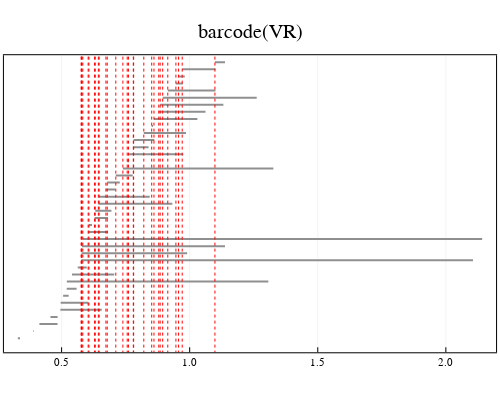

Notebook code cell kept with this figure:
### Markdown cell above
### Explore results of the second extension method.

### Code cell
plot_pY(extension_to_VR_Q)

### Figure 1 — Plotly figure (JSON) as saved in the notebook; plotly's stock layout.template omitted (floating-point values rounded to 4 significant figures)
{"data": [{"colorbar": {"title": ""}, "hoverinfo": "text", "legendgroup": "y1", "line": {"color": "rgba(143, 143, 143, 1.000)", "dash": "solid", "shape": "linear", "width": null}, "mode": "lines", "name": "y1", "showlegend": true, "text": ["class 1", "class 1"], "type": "scatter", "x": [0.3292, 0.3376], "xaxis": "x1", "y": [1, 1], "yaxis": "y1", "zmax": null, "zmin": null}, {"colorbar": {"title": ""}, "hoverinfo": "text", "legendgroup": "y2", "line": {"color": "rgba(143, 143, 143, 1.000)", "dash": "solid", "shape": "linear", "width": null}, "mode": "lines", "name": "y2", "showlegend": true, "text": ["class 2", "class 2"], "type": "scatter", "x": [0.3901, 0.3921], "xaxis": "x1", "y": [2, 2], "yaxis": "y1", "zmax": null, "zmin": null}, {"colorbar": {"title": ""}, "hoverinfo": "text", "legendgroup": "y3", "line": {"color": "rgba(143, 143, 143, 1.000)", "dash": "solid", "shape": "linear", "width": null}, "mode": "lines", "name": "y3", "showlegend": true, "text": ["class 3", "class 3"], "type": "scatter", "x": [0.4133, 0.484], "xaxis": "x1", "y": [3, 3], "yaxis": "y1", "zmax": null, "zmin": null}, {"colorbar": {"title": ""}, "hoverinfo": "text", "legendgroup": "y4", "line": {"color": "rgba(143, 143, 143, 1.000)", "dash": "solid", "shape": "linear", "width": null}, "mode": "lines", "name": "y4", "showlegend": true, "text": ["class 4", "class 4"], "type": "scatter", "x": [0.4566, 0.4844], "xaxis": "x1", "y": [4, 4], "yaxis": "y1", "zmax": null, "zmin": null}, {"colorbar": {"title": ""}, "hoverinfo": "text", "legendgroup": "y5", "line": {"color": "rgba(143, 143, 143, 1.000)", "dash": "solid", "shape": "linear", "width": null}, "mode": "lines", "name": "y5", "showlegend": true, "text": ["class 12", "class 12"], "type": "scatter", "x": [0.4952, 0.6567], "xaxis": "x1", "y": [5, 5], "yaxis": "y1", "zmax": null, "zmin": null}, {"colorbar": {"title": ""}, "hoverinfo": "text", "legendgroup": "y6", "line": {"color": "rgba(143, 143, 143, 1.000)", "dash": "solid", "shape": "linear", "width": null}, "mode": "lines", "name": "y6", "showlegend": true, "text": ["class 13", "class 13"], "type": "scatter", "x": [0.4964, 0.6045], "xaxis": "x1", "y": [6, 6], "yaxis": "y1", "zmax": null, "zmin": null}, {"colorbar": {"title": ""}, "hoverinfo": "text", "legendgroup": "y7", "line": {"color": "rgba(143, 143, 143, 1.000)", "dash": "solid", "shape": "linear", "width": null}, "mode": "lines", "name": "y7", "showlegend": true, "text": ["class 14", "class 14"], "type": "scatter", "x": [0.506, 0.5275], "xaxis": "x1", "y": [7, 7], "yaxis": "y1", "zmax": null, "zmin": null}, {"colorbar": {"title": ""}, "hoverinfo": "text", "legendgroup": "y8", "line": {"color": "rgba(143, 143, 143, 1.000)", "dash": "solid", "shape": "linear", "width": null}, "mode": "lines", "name": "y8", "showlegend": true, "text": ["class 5", "class 5"], "type": "scatter", "x": [0.52, 0.5586], "xaxis": "x1", "y": [8, 8], "yaxis": "y1", "zmax": null, "zmin": null}, {"colorbar": {"title": ""}, "hoverinfo": "text", "legendgroup": "y9", "line": {"color": "rgba(143, 143, 143, 1.000)", "dash": "solid", "shape": "linear", "width": null}, "mode": "lines", "name": "y9", "showlegend": true, "text": ["class 39", "class 39"], "type": "scatter", "x": [0.5204, 1.307], "xaxis": "x1", "y": [9, 9], "yaxis": "y1", "zmax": null, "zmin": null}, {"colorbar": {"title": ""}, "hoverinfo": "text", "legendgroup": "y10", "line": {"color": "rgba(143, 143, 143, 1.000)", "dash": "solid", "shape": "linear", "width": null}, "mode": "lines", "name": "y10", "showlegend": true, "text": ["class 15", "class 15"], "type": "scatter", "x": [0.5404, 0.7054], "xaxis": "x1", "y": [10, 10], "yaxis": "y1", "zmax": null, "zmin": null}, {"colorbar": {"title": ""}, "hoverinfo": "text", "legendgroup": "y11", "line": {"color": "rgba(143, 143, 143, 1.000)", "dash": "solid", "shape": "linear", "width": null}, "mode": "lines", "name": "y11", "showlegend": true, "text": ["class 16", "class 16"], "type": "scatter", "x": [0.563, 0.598], "xaxis": "x1", "y": [11, 11], "yaxis": "y1", "zmax": null, "zmin": null}, {"colorbar": {"title": ""}, "hoverinfo": "text", "legendgroup": "y12", "line": {"color": "rgba(143, 143, 143, 1.000)", "dash": "solid", "shape": "linear", "width": null}, "mode": "lines", "name": "y12", "showlegend": true, "text": ["class 40", "class 40"], "type": "scatter", "x": [0.5761, 2.106], "xaxis": "x1", "y": [12, 12], "yaxis": "y1", "zmax": null, "zmin": null}, {"colorbar": {"title": ""}, "hoverinfo": "text", "legendgroup": "y13", "line": {"color": "rgba(143, 143, 143, 1.000)", "dash": "solid", "shape": "linear", "width": null}, "mode": "lines", "name": "y13", "showlegend": true, "text": ["class 17", "class 17"], "type": "scatter", "x": [0.5778, 0.9901], "xaxis": "x1", "y": [13, 13], "yaxis": "y1", "zmax": null, "zmin": null}, {"colorbar": {"title": ""}, "hoverinfo": "text", "legendgroup": "y14", "line": {"color": "rgba(143, 143, 143, 1.000)", "dash": "solid", "shape": "linear", "width": null}, "mode": "lines", "name": "y14", "showlegend": true, "text": ["class 37", "class 37"], "type": "scatter", "x": [0.5792, 1.138], "xaxis": "x1", "y": [14, 14], "yaxis": "y1", "zmax": null, "zmin": null}, {"colorbar": {"title": ""}, "hoverinfo": "text", "legendgroup": "y15", "line": {"color": "rgba(143, 143, 143, 1.000)", "dash": "solid", "shape": "linear", "width": null}, "mode": "lines", "name": "y15", "showlegend": true, "text": ["class 38", "class 38"], "type": "scatter", "x": [0.5827, 2.142], "xaxis": "x1", "y": [15, 15], "yaxis": "y1", "zmax": null, "zmin": null}, {"colorbar": {"title": ""}, "hoverinfo": "text", "legendgroup": "y16", "line": {"color": "rgba(143, 143, 143, 1.000)", "dash": "solid", "shape": "linear", "width": null}, "mode": "lines", "name": "y16", "showlegend": true, "text": ["class 18", "class 18"], "type": "scatter", "x": [0.6037, 0.681], "xaxis": "x1", "y": [16, 16], "yaxis": "y1", "zmax": null, "zmin": null}, {"colorbar": {"title": ""}, "hoverinfo": "text", "legendgroup": "y17", "line": {"color": "rgba(143, 143, 143, 1.000)", "dash": "solid", "shape": "linear", "width": null}, "mode": "lines", "name": "y17", "showlegend": true, "text": ["class 6", "class 6"], "type": "scatter", "x": [0.6066, 0.6186], "xaxis": "x1", "y": [17, 17], "yaxis": "y1", "zmax": null, "zmin": null}, {"colorbar": {"title": ""}, "hoverinfo": "text", "legendgroup": "y18", "line": {"color": "rgba(143, 143, 143, 1.000)", "dash": "solid", "shape": "linear", "width": null}, "mode": "lines", "name": "y18", "showlegend": true, "text": ["class 19", "class 19"], "type": "scatter", "x": [0.6287, 0.6814], "xaxis": "x1", "y": [18, 18], "yaxis": "y1", "zmax": null, "zmin": null}, {"colorbar": {"title": ""}, "hoverinfo": "text", "legendgroup": "y19", "line": {"color": "rgba(143, 143, 143, 1.000)", "dash": "solid", "shape": "linear", "width": null}, "mode": "lines", "name": "y19", "showlegend": true, "text": ["class 7", "class 7"], "type": "scatter", "x": [0.6315, 0.6944], "xaxis": "x1", "y": [19, 19], "yaxis": "y1", "zmax": null, "zmin": null}, {"colorbar": {"title": ""}, "hoverinfo": "text", "legendgroup": "y20", "line": {"color": "rgba(143, 143, 143, 1.000)", "dash": "solid", "shape": "linear", "width": null}, "mode": "lines", "name": "y20", "showlegend": true, "text": ["class 20", "class 20"], "type": "scatter", "x": [0.6434, 0.9324], "xaxis": "x1", "y": [20, 20], "yaxis": "y1", "zmax": null, "zmin": null}, {"colorbar": {"title": ""}, "hoverinfo": "text", "legendgroup": "y21", "line": {"color": "rgba(143, 143, 143, 1.000)", "dash": "solid", "shape": "linear", "width": null}, "mode": "lines", "name": "y21", "showlegend": true, "text": ["class 21", "class 21"], "type": "scatter", "x": [0.6466, 0.8441], "xaxis": "x1", "y": [21, 21], "yaxis": "y1", "zmax": null, "zmin": null}, {"colorbar": {"title": ""}, "hoverinfo": "text", "legendgroup": "y22", "line": {"color": "rgba(143, 143, 143, 1.000)", "dash": "solid", "shape": "linear", "width": null}, "mode": "lines", "name": "y22", "showlegend": true, "text": ["class 22", "class 22"], "type": "scatter", "x": [0.6729, 0.7088], "xaxis": "x1", "y": [22, 22], "yaxis": "y1", "zmax": null, "zmin": null}, {"colorbar": {"title": ""}, "hoverinfo": "text", "legendgroup": "y23", "line": {"color": "rgba(143, 143, 143, 1.000)", "dash": "solid", "shape": "linear", "width": null}, "mode": "lines", "name": "y23", "showlegend": true, "text": ["class 8", "class 8"], "type": "scatter", "x": [0.6781, 0.7272], "xaxis": "x1", "y": [23, 23], "yaxis": "y1", "zmax": null, "zmin": null}, {"colorbar": {"title": ""}, "hoverinfo": "text", "legendgroup": "y24", "line": {"color": "rgba(143, 143, 143, 1.000)", "dash": "solid", "shape": "linear", "width": null}, "mode": "lines", "name": "y24", "showlegend": true, "text": ["class 23", "class 23"], "type": "scatter", "x": [0.7116, 0.7776], "xaxis": "x1", "y": [24, 24], "yaxis": "y1", "zmax": null, "zmin": null}, {"colorbar": {"title": ""}, "hoverinfo": "text", "legendgroup": "y25", "line": {"color": "rgba(143, 143, 143, 1.000)", "dash": "solid", "shape": "linear", "width": null}, "mode": "lines", "name": "y25", "showlegend": true, "text": ["class 34", "class 34"], "type": "scatter", "x": [0.7393, 1.327], "xaxis": "x1", "y": [25, 25], "yaxis": "y1", "zmax": null, "zmin": null}, {"colorbar": {"title": ""}, "hoverinfo": "text", "legendgroup": "y26", "line": {"color": "rgba(143, 143, 143, 1.000)", "dash": "solid", "shape": "linear", "width": null}, "mode": "lines", "name": "y26", "showlegend": true, "text": ["class 9", "class 9"], "type": "scatter", "x": [0.7562, 0.7637], "xaxis": "x1", "y": [26, 26], "yaxis": "y1", "zmax": null, "zmin": null}, {"colorbar": {"title": ""}, "hoverinfo": "text", "legendgroup": "y27", "line": {"color": "rgba(143, 143, 143, 1.000)", "dash": "solid", "shape": "linear", "width": null}, "mode": "lines", "name": "y27", "showlegend": true, "text": ["class 35", "class 35"], "type": "scatter", "x": [0.7609, 0.9748], "xaxis": "x1", "y": [27, 27], "yaxis": "y1", "zmax": null, "zmin": null}, {"colorbar": {"title": ""}, "hoverinfo": "text", "legendgroup": "y28", "line": {"color": "rgba(143, 143, 143, 1.000)", "dash": "solid", "shape": "linear", "width": null}, "mode": "lines", "name": "y28", "showlegend": true, "text": ["class 24", "class 24"], "type": "scatter", "x": [0.7799, 0.8394], "xaxis": "x1", "y": [28, 28], "yaxis": "y1", "zmax": null, "zmin": null}, {"colorbar": {"title": ""}, "hoverinfo": "text", "legendgroup": "y29", "line": {"color": "rgba(143, 143, 143, 1.000)", "dash": "solid", "shape": "linear", "width": null}, "mode": "lines", "name": "y29", "showlegend": true, "text": ["class 25", "class 25"], "type": "scatter", "x": [0.7812, 0.862], "xaxis": "x1", "y": [29, 29], "yaxis": "y1", "zmax": null, "zmin": null}, {"colorbar": {"title": ""}, "hoverinfo": "text", "legendgroup": "y30", "line": {"color": "rgba(143, 143, 143, 1.000)", "dash": "solid", "shape": "linear", "width": null}, "mode": "lines", "name": "y30", "showlegend": true, "text": ["class 26", "class 26"], "type": "scatter", "x": [0.8209, 0.9854], "xaxis": "x1", "y": [30, 30], "yaxis": "y1", "zmax": null, "zmin": null}, {"colorbar": {"title": ""}, "hoverinfo": "text", "legendgroup": "y31", "line": {"color": "rgba(143, 143, 143, 1.000)", "dash": "solid", "shape": "linear", "width": null}, "mode": "lines", "name": "y31", "showlegend": true, "text": ["class 10", "class 10"], "type": "scatter", "x": [0.8517, 0.8566], "xaxis": "x1", "y": [31, 31], "yaxis": "y1", "zmax": null, "zmin": null}, {"colorbar": {"title": ""}, "hoverinfo": "text", "legendgroup": "y32", "line": {"color": "rgba(143, 143, 143, 1.000)", "dash": "solid", "shape": "linear", "width": null}, "mode": "lines", "name": "y32", "showlegend": true, "text": ["class 27", "class 27"], "type": "scatter", "x": [0.8606, 1.03], "xaxis": "x1", "y": [32, 32], "yaxis": "y1", "zmax": null, "zmin": null}, {"colorbar": {"title": ""}, "hoverinfo": "text", "legendgroup": "y33", "line": {"color": "rgba(143, 143, 143, 1.000)", "dash": "solid", "shape": "linear", "width": null}, "mode": "lines", "name": "y33", "showlegend": true, "text": ["class 28", "class 28"], "type": "scatter", "x": [0.8793, 1.062], "xaxis": "x1", "y": [33, 33], "yaxis": "y1", "zmax": null, "zmin": null}, {"colorbar": {"title": ""}, "hoverinfo": "text", "legendgroup": "y34", "line": {"color": "rgba(143, 143, 143, 1.000)", "dash": "solid", "shape": "linear", "width": null}, "mode": "lines", "name": "y34", "showlegend": true, "text": ["class 29", "class 29"], "type": "scatter", "x": [0.8848, 1.131], "xaxis": "x1", "y": [34, 34], "yaxis": "y1", "zmax": null, "zmin": null}, {"colorbar": {"title": ""}, "hoverinfo": "text", "legendgroup": "y35", "line": {"color": "rgba(143, 143, 143, 1.000)", "dash": "solid", "shape": "linear", "width": null}, "mode": "lines", "name": "y35", "showlegend": true, "text": ["class 30", "class 30"], "type": "scatter", "x": [0.8947, 1.262], "xaxis": "x1", "y": [35, 35], "yaxis": "y1", "zmax": null, "zmin": null}, {"colorbar": {"title": ""}, "hoverinfo": "text", "legendgroup": "y36", "line": {"color": "rgba(143, 143, 143, 1.000)", "dash": "solid", "shape": "linear", "width": null}, "mode": "lines", "name": "y36", "showlegend": true, "text": ["class 36", "class 36"], "type": "scatter", "x": [0.9145, 1.101], "xaxis": "x1", "y": [36, 36], "yaxis": "y1", "zmax": null, "zmin": null}, {"colorbar": {"title": ""}, "hoverinfo": "text", "legendgroup": "y37", "line": {"color": "rgba(143, 143, 143, 1.000)", "dash": "solid", "shape": "linear", "width": null}, "mode": "lines", "name": "y37", "showlegend": true, "text": ["class 31", "class 31"], "type": "scatter", "x": [0.9462, 0.973], "xaxis": "x1", "y": [37, 37], "yaxis": "y1", "zmax": null, "zmin": null}, {"colorbar": {"title": ""}, "hoverinfo": "text", "legendgroup": "y38", "line": {"color": "rgba(143, 143, 143, 1.000)", "dash": "solid", "shape": "linear", "width": null}, "mode": "lines", "name": "y38", "showlegend": true, "text": ["class 11", "class 11"], "type": "scatter", "x": [0.9567, 0.9808], "xaxis": "x1", "y": [38, 38], "yaxis": "y1", "zmax": null, "zmin": null}, {"colorbar": {"title": ""}, "hoverinfo": "text", "legendgroup": "y39", "line": {"color": "rgba(143, 143, 143, 1.000)", "dash": "solid", "shape": "linear", "width": null}, "mode": "lines", "name": "y39", "showlegend": true, "text": ["class 32", "class 32"], "type": "scatter", "x": [0.9708, 1.101], "xaxis": "x1", "y": [39, 39], "yaxis": "y1", "zmax": null, "zmin": null}, {"colorbar": {"title": ""}, "hoverinfo": "text", "legendgroup": "y40", "line": {"color": "rgba(143, 143, 143, 1.000)", "dash": "solid", "shape": "linear", "width": null}, "mode": "lines", "name": "y40", "showlegend": true, "text": ["class 33", "class 33"], "type": "scatter", "x": [1.099, 1.138], "xaxis": "x1", "y": [40, 40], "yaxis": "y1", "zmax": null, "zmin": null}, {"colorbar": {"title": ""}, "legendgroup": "y41", "line": {"color": "rgba(255, 0, 0, 1.000)", "dash": "dot", "shape": "linear", "width": 1}, "mode": "lines", "name": "y41", "showlegend": true, "type": "scatter", "x": [0.5761, 0.5761], "xaxis": "x1", "y": [-4201, 4241], "yaxis": "y1", "zmax": null, "zmin": null}, {"colorbar": {"title": ""}, "legendgroup": "y41", "line": {"color": "rgba(255, 0, 0, 1.000)", "dash": "dot", "shape": "linear", "width": 1}, "mode": "lines", "name": "y41", "showlegend": false, "type": "scatter", "x": [0.5778, 0.5778], "xaxis": "x1", "y": [-4201, 4241], "yaxis": "y1", "zmax": null, "zmin": null}, {"colorbar": {"title": ""}, "legendgroup": "y41", "line": {"color": "rgba(255, 0, 0, 1.000)", "dash": "dot", "shape": "linear", "width": 1}, "mode": "lines", "name": "y41", "showlegend": false, "type": "scatter", "x": [0.5792, 0.5792], "xaxis": "x1", "y": [-4201, 4241], "yaxis": "y1", "zmax": null, "zmin": null}, {"colorbar": {"title": ""}, "legendgroup": "y41", "line": {"color": "rgba(255, 0, 0, 1.000)", "dash": "dot", "shape": "linear", "width": 1}, "mode": "lines", "name": "y41", "showlegend": false, "type": "scatter", "x": [0.5827, 0.5827], "xaxis": "x1", "y": [-4201, 4241], "yaxis": "y1", "zmax": null, "zmin": null}, {"colorbar": {"title": ""}, "legendgroup": "y41", "line": {"color": "rgba(255, 0, 0, 1.000)", "dash": "dot", "shape": "linear", "width": 1}, "mode": "lines", "name": "y41", "showlegend": false, "type": "scatter", "x": [0.6037, 0.6037], "xaxis": "x1", "y": [-4201, 4241], "yaxis": "y1", "zmax": null, "zmin": null}, {"colorbar": {"title": ""}, "legendgroup": "y41", "line": {"color": "rgba(255, 0, 0, 1.000)", "dash": "dot", "shape": "linear", "width": 1}, "mode": "lines", "name": "y41", "showlegend": false, "type": "scatter", "x": [0.6066, 0.6066], "xaxis": "x1", "y": [-4201, 4241], "yaxis": "y1", "zmax": null, "zmin": null}, {"colorbar": {"title": ""}, "legendgroup": "y41", "line": {"color": "rgba(255, 0, 0, 1.000)", "dash": "dot", "shape": "linear", "width": 1}, "mode": "lines", "name": "y41", "showlegend": false, "type": "scatter", "x": [0.6287, 0.6287], "xaxis": "x1", "y": [-4201, 4241], "yaxis": "y1", "zmax": null, "zmin": null}, {"colorbar": {"title": ""}, "legendgroup": "y41", "line": {"color": "rgba(255, 0, 0, 1.000)", "dash": "dot", "shape": "linear", "width": 1}, "mode": "lines", "name": "y41", "showlegend": false, "type": "scatter", "x": [0.6315, 0.6315], "xaxis": "x1", "y": [-4201, 4241], "yaxis": "y1", "zmax": null, "zmin": null}, {"colorbar": {"title": ""}, "legendgroup": "y41", "line": {"color": "rgba(255, 0, 0, 1.000)", "dash": "dot", "shape": "linear", "width": 1}, "mode": "lines", "name": "y41", "showlegend": false, "type": "scatter", "x": [0.6434, 0.6434], "xaxis": "x1", "y": [-4201, 4241], "yaxis": "y1", "zmax": null, "zmin": null}, {"colorbar": {"title": ""}, "legendgroup": "y41", "line": {"color": "rgba(255, 0, 0, 1.000)", "dash": "dot", "shape": "linear", "width": 1}, "mode": "lines", "name": "y41", "showlegend": false, "type": "scatter", "x": [0.6466, 0.6466], "xaxis": "x1", "y": [-4201, 4241], "yaxis": "y1", "zmax": null, "zmin": null}, {"colorbar": {"title": ""}, "legendgroup": "y41", "line": {"color": "rgba(255, 0, 0, 1.000)", "dash": "dot", "shape": "linear", "width": 1}, "mode": "lines", "name": "y41", "showlegend": false, "type": "scatter", "x": [0.6729, 0.6729], "xaxis": "x1", "y": [-4201, 4241], "yaxis": "y1", "zmax": null, "zmin": null}, {"colorbar": {"title": ""}, "legendgroup": "y41", "line": {"color": "rgba(255, 0, 0, 1.000)", "dash": "dot", "shape": "linear", "width": 1}, "mode": "lines", "name": "y41", "showlegend": false, "type": "scatter", "x": [0.6781, 0.6781], "xaxis": "x1", "y": [-4201, 4241], "yaxis": "y1", "zmax": null, "zmin": null}, {"colorbar": {"title": ""}, "legendgroup": "y41", "line": {"color": "rgba(255, 0, 0, 1.000)", "dash": "dot", "shape": "linear", "width": 1}, "mode": "lines", "name": "y41", "showlegend": false, "type": "scatter", "x": [0.7116, 0.7116], "xaxis": "x1", "y": [-4201, 4241], "yaxis": "y1", "zmax": null, "zmin": null}, {"colorbar": {"title": ""}, "legendgroup": "y41", "line": {"color": "rgba(255, 0, 0, 1.000)", "dash": "dot", "shape": "linear", "width": 1}, "mode": "lines", "name": "y41", "showlegend": false, "type": "scatter", "x": [0.7393, 0.7393], "xaxis": "x1", "y": [-4201, 4241], "yaxis": "y1", "zmax": null, "zmin": null}, {"colorbar": {"title": ""}, "legendgroup": "y41", "line": {"color": "rgba(255, 0, 0, 1.000)", "dash": "dot", "shape": "linear", "width": 1}, "mode": "lines", "name": "y41", "showlegend": false, "type": "scatter", "x": [0.7562, 0.7562], "xaxis": "x1", "y": [-4201, 4241], "yaxis": "y1", "zmax": null, "zmin": null}, {"colorbar": {"title": ""}, "legendgroup": "y41", "line": {"color": "rgba(255, 0, 0, 1.000)", "dash": "dot", "shape": "linear", "width": 1}, "mode": "lines", "name": "y41", "showlegend": false, "type": "scatter", "x": [0.7609, 0.7609], "xaxis": "x1", "y": [-4201, 4241], "yaxis": "y1", "zmax": null, "zmin": null}, {"colorbar": {"title": ""}, "legendgroup": "y41", "line": {"color": "rgba(255, 0, 0, 1.000)", "dash": "dot", "shape": "linear", "width": 1}, "mode": "lines", "name": "y41", "showlegend": false, "type": "scatter", "x": [0.7799, 0.7799], "xaxis": "x1", "y": [-4201, 4241], "yaxis": "y1", "zmax": null, "zmin": null}, {"colorbar": {"title": ""}, "legendgroup": "y41", "line": {"color": "rgba(255, 0, 0, 1.000)", "dash": "dot", "shape": "linear", "width": 1}, "mode": "lines", "name": "y41", "showlegend": false, "type": "scatter", "x": [0.7812, 0.7812], "xaxis": "x1", "y": [-4201, 4241], "yaxis": "y1", "zmax": null, "zmin": null}, {"colorbar": {"title": ""}, "legendgroup": "y41", "line": {"color": "rgba(255, 0, 0, 1.000)", "dash": "dot", "shape": "linear", "width": 1}, "mode": "lines", "name": "y41", "showlegend": false, "type": "scatter", "x": [0.8209, 0.8209], "xaxis": "x1", "y": [-4201, 4241], "yaxis": "y1", "zmax": null, "zmin": null}, {"colorbar": {"title": ""}, "legendgroup": "y41", "line": {"color": "rgba(255, 0, 0, 1.000)", "dash": "dot", "shape": "linear", "width": 1}, "mode": "lines", "name": "y41", "showlegend": false, "type": "scatter", "x": [0.8517, 0.8517], "xaxis": "x1", "y": [-4201, 4241], "yaxis": "y1", "zmax": null, "zmin": null}, {"colorbar": {"title": ""}, "legendgroup": "y41", "line": {"color": "rgba(255, 0, 0, 1.000)", "dash": "dot", "shape": "linear", "width": 1}, "mode": "lines", "name": "y41", "showlegend": false, "type": "scatter", "x": [0.8606, 0.8606], "xaxis": "x1", "y": [-4201, 4241], "yaxis": "y1", "zmax": null, "zmin": null}, {"colorbar": {"title": ""}, "legendgroup": "y41", "line": {"color": "rgba(255, 0, 0, 1.000)", "dash": "dot", "shape": "linear", "width": 1}, "mode": "lines", "name": "y41", "showlegend": false, "type": "scatter", "x": [0.8793, 0.8793], "xaxis": "x1", "y": [-4201, 4241], "yaxis": "y1", "zmax": null, "zmin": null}, {"colorbar": {"title": ""}, "legendgroup": "y41", "line": {"color": "rgba(255, 0, 0, 1.000)", "dash": "dot", "shape": "linear", "width": 1}, "mode": "lines", "name": "y41", "showlegend": false, "type": "scatter", "x": [0.8848, 0.8848], "xaxis": "x1", "y": [-4201, 4241], "yaxis": "y1", "zmax": null, "zmin": null}, {"colorbar": {"title": ""}, "legendgroup": "y41", "line": {"color": "rgba(255, 0, 0, 1.000)", "dash": "dot", "shape": "linear", "width": 1}, "mode": "lines", "name": "y41", "showlegend": false, "type": "scatter", "x": [0.8947, 0.8947], "xaxis": "x1", "y": [-4201, 4241], "yaxis": "y1", "zmax": null, "zmin": null}, {"colorbar": {"title": ""}, "legendgroup": "y41", "line": {"color": "rgba(255, 0, 0, 1.000)", "dash": "dot", "shape": "linear", "width": 1}, "mode": "lines", "name": "y41", "showlegend": false, "type": "scatter", "x": [0.9145, 0.9145], "xaxis": "x1", "y": [-4201, 4241], "yaxis": "y1", "zmax": null, "zmin": null}, {"colorbar": {"title": ""}, "legendgroup": "y41", "line": {"color": "rgba(255, 0, 0, 1.000)", "dash": "dot", "shape": "linear", "width": 1}, "mode": "lines", "name": "y41", "showlegend": false, "type": "scatter", "x": [0.9462, 0.9462], "xaxis": "x1", "y": [-4201, 4241], "yaxis": "y1", "zmax": null, "zmin": null}, {"colorbar": {"title": ""}, "legendgroup": "y41", "line": {"color": "rgba(255, 0, 0, 1.000)", "dash": "dot", "shape": "linear", "width": 1}, "mode": "lines", "name": "y41", "showlegend": false, "type": "scatter", "x": [0.9567, 0.9567], "xaxis": "x1", "y": [-4201, 4241], "yaxis": "y1", "zmax": null, "zmin": null}, {"colorbar": {"title": ""}, "legendgroup": "y41", "line": {"color": "rgba(255, 0, 0, 1.000)", "dash": "dot", "shape": "linear", "width": 1}, "mode": "lines", "name": "y41", "showlegend": false, "type": "scatter", "x": [0.9708, 0.9708], "xaxis": "x1", "y": [-4201, 4241], "yaxis": "y1", "zmax": null, "zmin": null}, {"colorbar": {"title": ""}, "legendgroup": "y41", "line": {"color": "rgba(255, 0, 0, 1.000)", "dash": "dot", "shape": "linear", "width": 1}, "mode": "lines", "name": "y41", "showlegend": false, "type": "scatter", "x": [1.099, 1.099], "xaxis": "x1", "y": [-4201, 4241], "yaxis": "y1", "zmax": null, "zmin": null}], "layout": {"annotations": [{"font": {"color": "rgba(0, 0, 0, 1.000)", "family": "sans-serif", "size": 20}, "rotation": 0, "showarrow": false, "text": "barcode(VR)", "x": 0.5, "xanchor": "center", "xref": "paper", "y": 1, "yanchor": "top", "yref": "paper"}], "height": 400, "margin": {"b": 20, "l": 0, "r": 0, "t": 20}, "paper_bgcolor": "rgba(255, 255, 255, 1.000)", "plot_bgcolor": "rgba(255, 255, 255, 1.000)", "showlegend": false, "width": 500, "xaxis": {"anchor": "y1", "domain": [0.007874, 0.9921], "gridcolor": "rgba(0, 0, 0, 0.100)", "gridwidth": 0.5, "linecolor": "rgba(0, 0, 0, 1.000)", "mirror": true, "range": [0.2749, 2.196], "showgrid": true, "showline": true, "showticklabels": true, "tickangle": 0, "tickcolor": "rgb(0, 0, 0)", "tickfont": {"color": "rgba(0, 0, 0, 1.000)", "family": "sans-serif", "size": 11}, "tickmode": "array", "ticks": "inside", "ticktext": ["0.5", "1.0", "1.5", "2.0"], "tickvals": [0.5, 1, 1.5, 2], "title": "", "titlefont": {"color": "rgba(0, 0, 0, 1.000)", "family": "sans-serif", "size": 15}, "type": "-", "visible": true, "zeroline": false, "zerolinecolor": "rgba(0, 0, 0, 1.000)"}, "yaxis": {"anchor": "x1", "domain": [0.07699, 0.9022], "gridcolor": "rgba(0, 0, 0, 0.100)", "gridwidth": 0.5, "linecolor": "rgba(0, 0, 0, 1.000)", "mirror": true, "range": [-1, 41], "showgrid": true, "showline": true, "showticklabels": true, "tickangle": 0, "tickcolor": "rgb(0, 0, 0)", "tickfont": {"color": "rgba(0, 0, 0, 1.000)", "family": "sans-serif", "size": 11}, "tickmode": "array", "ticks": "inside", "ticktext": [], "tickvals": [], "title": "", "titlefont": {"color": "rgba(0, 0, 0, 1.000)", "family": "sans-serif", "size": 15}, "type": "-", "visible": true, "zeroline": false, "zerolinecolor": "rgba(0, 0, 0, 1.000)"}}}
